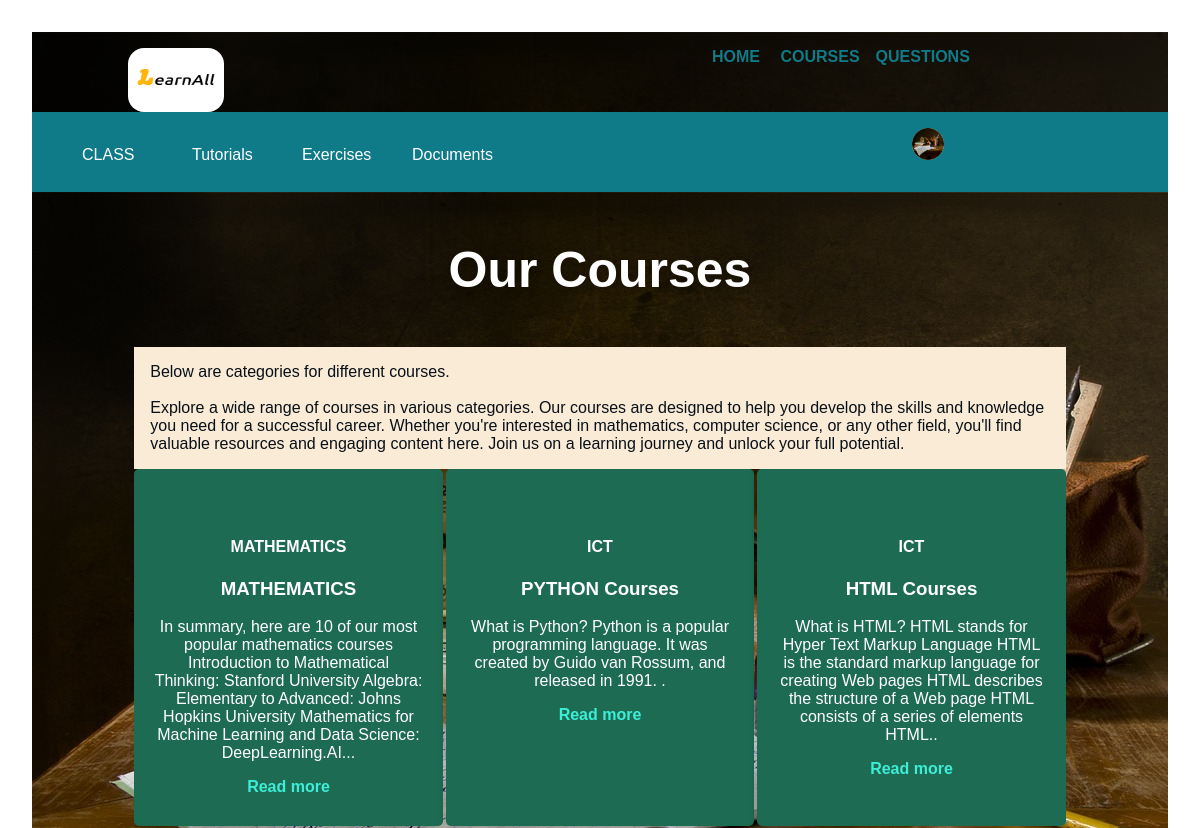
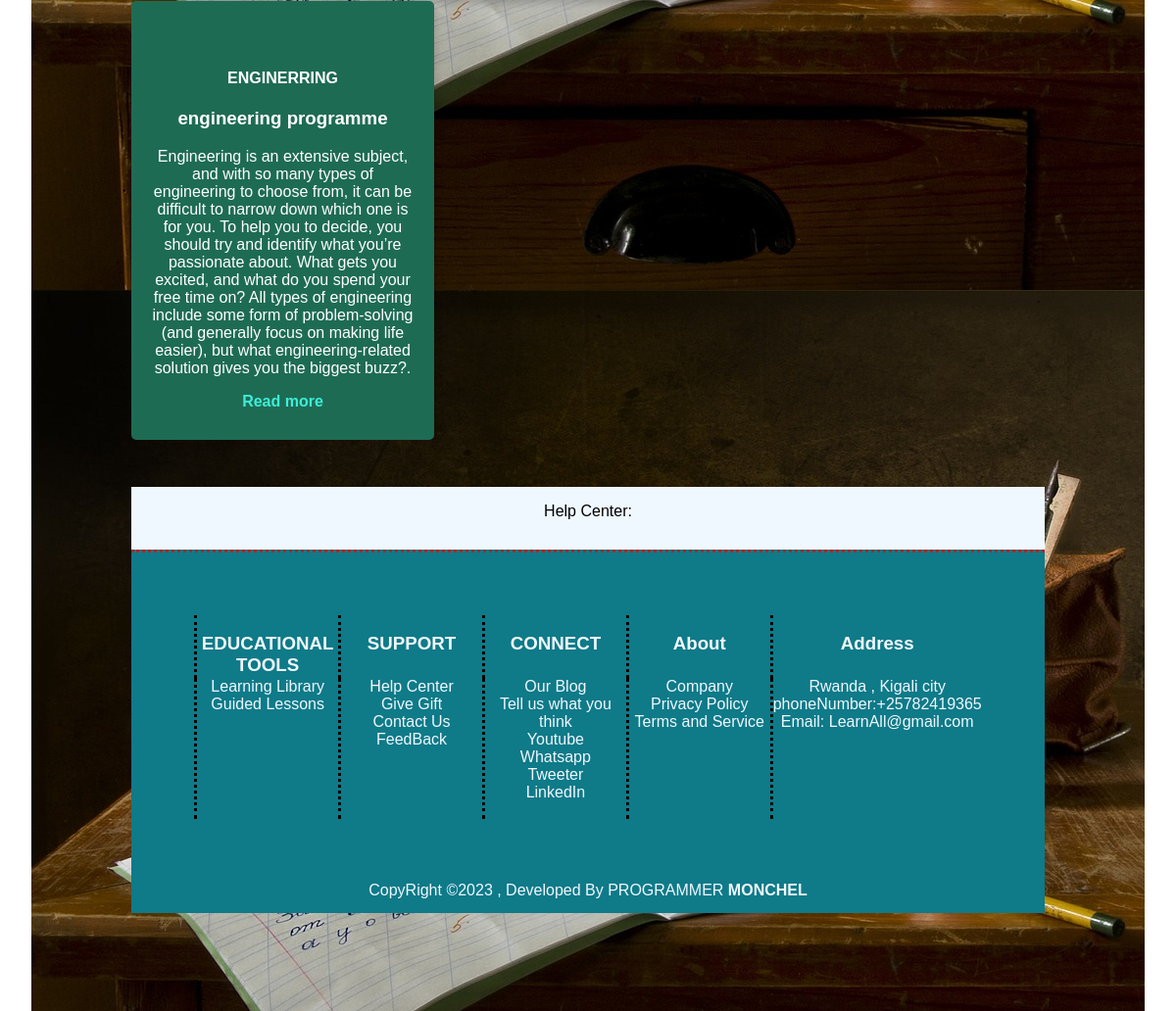
The app's page /courses2.php with its own data (2 pictures, top to bottom).
### tables this page shows
CREATE TABLE `courses` (
  `c_id` int(10) NOT NULL,
  `c_title` text NOT NULL,
  `c_description` text NOT NULL,
  `c_picturer` text NOT NULL,
  `c_category` text NOT NULL
);

### courses2.php (the view, shortened to what this page needs)
<?php
include('config.php');
$result = mysqli_query( $con,"SELECT * FROM courses");
?>
<!DOCTYPE html>
<html lang="en">
<head>
    <link rel="stylesheet" href="courses2.css">
    <link rel="stylesheet" href="landing.css">
</head>
<body >
   <div class="firstpart">
   <?php
   include('header.php');
   ?>
      <div class="container">
         <div style="color: blue;">
         <h1 class="heading">Our Courses</h1>
         <div class="conttitle" style="color: rgb(8, 16, 24); background-color: antiquewhite; justify-content: center; padding: 1rem;">Below are categories for different courses. <br><br> Explore a wide range of courses in various categories. Our courses are designed to help you develop the skills and knowledge you need for a successful career. Whether you're interested in mathematics, computer science, or any other field, you'll find valuable resources and engaging content here. Join us on a learning journey and unlock your full potential.</div>
    <div class="box-container">
         <?php
      while( $row = mysqli_fetch_assoc($result)){
?>
           <div class="box">
              <h4><?php echo $row['c_category']?></h4>
              <h3><?php echo $row['c_title']?></h3>
              <p><?php echo $row['c_description']?>.</p>
              <a href="studycourse.php" class="btn">Read more</a>
           </div>
<?php
       }
       ?>
           </div>
       <center> <div class="other"> Help Center:</div>
       <?php
   include('footer.php');
   ?>
           </center>
</body>
</html>

### header.php (shortened to what this page needs)
<div class="firstpart">
   <div class="top">
      <div class="logo"><img src="logo.png" alt=""> </div>  <div class="logo" ><a href="homepage.php" style="padding-left: 1rem;">HOME</a> <a href="courses2.php" style="padding-left: 1rem;">COURSES</a><a href="question2.php"  style="padding-left: 1rem;">QUESTIONS</a></div>
   </div>
   <div class="logo" style="margin-top:1rem; background-color: rgb(15, 122, 136); height: 5rem;" >  <div class="menu-bar">
    <ul>
        <li class="actie"><a href="class.php">CLASS</a></li>
        <li><a href="#">Tutorials</a>
        </li>
        <li><a href="#">Exercises</a>
                </li>
        <li><a href="#">Documents</a>
        </li>
    </ul><ul style="padding-left: 400px;"> <span style=" background-color: white; margin-bottom: 30px;  height: 2rem; width: 2rem; border-radius: 50%;"> <img src="study.jpg" alt=""  style="width: 2rem; height: 2rem; border-radius: 50%; ">    <li><a href="#"> <?php echo strtoupper($fname)  ; ?></a>
    </li> </span></ul>
</div></div>

### footer.php
<div class="thirdpart">
        <div class="part0"><h3>EDUCATIONAL TOOLS</h3></div>
        <div class="part0"> <h3>SUPPORT</h3> </div>
        <div class="part0"> <h3>CONNECT</h3></div>
        <div class="part0"> <h3>About</h3></div>
        <div class="part0"> <h3>Address</h3></div>
        <div class="part0">
            <span>Learning Library</span><br>
            <span>Guided Lessons</span><br>
            <span></span><br>
         </div>
        <div class="part0">
            <span>Help Center</span><br>
            <span>Give Gift</span><br>
            <span>Contact Us</span><br>
            <span>FeedBack</span><br></div>
        <div class="part0">
            <span>Our Blog</span><br>
            <span>Tell us what you think</span><br>
            <span>Youtube</span><br>
            <span>Whatsapp</span><br>
            <span>Tweeter</span><br>
            <span>LinkedIn</span><br>
        </div>
        <div class="part0">
            <span>Company</span><br>
            <span>Privacy Policy</span><br>
            <span>Terms and Service</span><br>
        </div>
        <div class="part0">
            <span>Rwanda , Kigali city</span><br>
            <span>phoneNumber:+25782419365</span><br>
            <span>Email: LearnAll@gmail.com</span><br>
        </div>
        <div class="partcopy"> CopyRight &copy2023 , Developed By PROGRAMMER <b>MONCHEL</b></div>
    </div>

### courses2.css (style rules this page uses)
.firstpart { background: rgba(0,0,0,0.5)url("study.jpg"); background-size: cover; background-blend-mode: darken; color: aliceblue; }
.firstpart .top { height: 4.3rem; padding-top: 1rem; display: grid; grid-template-columns: 1fr 1fr; }
.firstpart .top .logo { padding: 0rem 3rem; }
.firstpart .top .logo img { height: 4rem; width: 6rem; border-radius: 1rem; }
.container { background:burlywood ; background-image: url(study.jpg); padding: 15px 9%; padding-bottom: 100px; }
.container .heading { text-align: center; padding-bottom: 15px; color: #fff; text-shadow: 0 5px 10px rgba(0, 0, 0, .2); font-size: 50px; }
.container .box-container { display: grid; grid-template-columns: repeat(auto-fit, minmax(270px, 1fr)); gap: 3px; }
.container .box-container .box { box-shadow: 0 5px 10px rgba(0, 0, 0, .2); border-radius: 5px; color: white; background-color: rgb(30, 107, 84);; padding: 30px 20px; }
.box-container { display: grid; grid-template-columns: repeat(auto-fit, minmax(270px, 1fr)); gap: 1px; }
.box-container .box { box-shadow: 0 5px 10px rgba(0, 0, 0, .2); border-radius: 5px; color: white; background-color: rgb(30, 107, 84); text-align: center; padding: 30px 20px; overflow-x: auto; }
.other { margin-top: 3rem; background-color: aliceblue; height: 3rem; padding-top: 1rem; color:black }
.thirdpart { display: grid; grid-template-columns: 1fr 1fr 1fr 1fr 1fr; grid-template-rows: 4rem 9rem 2rem; border-block-start-style: dotted; border-block-start-color: brown; padding: 4rem; background-color:rgb(15, 122, 136); color: aliceblue; height: 15rem; }
.thirdpart .part0 { border-left-style: dotted; border-left-color: rgb(0, 0, 0); margin-left: rem; }
.thirdpart .partcopy { margin: 4rem; grid-column: span 5; }

### landing.css (style rules this page uses)
body { font-family: Cambria, Cochin, Georgia, Times, 'Times New Roman', serif; }
.firstpart { background: rgba(0,0,0,0.5)url("study.jpg"); background-size: cover; background-blend-mode: darken; color: aliceblue; height: 35rem; }
.firstpart .top { height: 3rem; padding-top: 1rem; display: grid; grid-template-columns: 1fr 1fr; }
.firstpart .top .logo { padding: 0rem 6rem; }
.firstpart .top .logo img { height: 4rem; width: 6rem; border-radius: 1rem; }
.firstpart .top .logo a { padding-left: 1rem; color: rgb(15, 122, 136); text-decoration: none; font-weight: 900; }
.box-container { display: grid; grid-template-columns: repeat(auto-fit, minmax(270px, 1fr)); gap: 3px; overflow:auto; }
.box-container .box { box-shadow: 0 5px 10px rgba(0, 0, 0, .2); border-radius: 5px; color: white; background-color: rgb(30, 107, 84);; overflow:auto; padding: 30px 20px; }
.box-container .box a { color: rgb(61, 238, 215); text-decoration: none; font-weight: 900; }
.other { margin-top: 3rem; background-color: aliceblue; height: 3rem; padding-top: 1rem; }
.thirdpart { display: grid; grid-template-columns: 1fr 1fr 1fr 1fr 1fr; grid-template-rows: 4rem 9rem 2rem; border-block-start-style: dotted; border-block-start-color: brown; padding: 4rem; background-color:rgb(15, 122, 136); color: aliceblue; height: 15rem; }
.thirdpart .part0 { border-left-style: dotted; border-left-color: rgb(0, 0, 0); margin-left: rem; }
.thirdpart .partcopy { margin: 4rem; grid-column: span 5; }

### header.php (style rules this page uses)
.menu-bar ul { display: inline-flex; list-style: none; }
.menu-bar ul li { width: 90px; margin: 5px; padding: 5px; }
.menu-bar ul li a { text-decoration: none; color: #fff; }
body { font-family: Arial, sans-serif; margin: 2rem; padding: 0; position: absolute; }

### records on screen
courses: c_category "MATHEMATICS", c_title "MATHEMATICS", c_description "In summary, here are 10 of our most popular mathematics courses Introduction to Mathematical Thinking: Stanford University Algebra: Elementary to Advanced: Johns Hopkins University Mathematics for Machine Learning and Data Science: DeepLearning.AI.."
courses: c_category "ICT", c_title "PYTHON Courses", c_description "What is Python? Python is a popular programming language. It was created by Guido van Rossum, and released in 1991."
courses: c_category "ICT", c_title "HTML Courses", c_description "What is HTML? HTML stands for Hyper Text Markup Language HTML is the standard markup language for creating Web pages HTML describes the structure of a Web page HTML consists of a series of elements HTML."
courses: c_category "ENGINERRING", c_title "engineering programme", c_description "Engineering is an extensive subject, and with so many types of engineering to choose from, it can be difficult to narrow down which one is for you. To help you to decide, you should try and identify what you’re passionate about. What gets you excited, and what do you spend your free time on? All types of engineering include some form of problem-solving (and generally focus on making life easier), but what engineering-related solution gives you the biggest buzz?"
